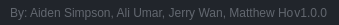
              <widget class="QFrame" name="frame_grip">
               <property name="minimumSize">
                <size>
                 <width>0</width>
                 <height>25</height>
                </size>
               </property>
               <property name="maximumSize">
                <size>
                 <width>16777215</width>
                 <height>25</height>
                </size>
               </property>
               <property name="styleSheet">
                <string notr="true">background-color: rgb(33, 37, 43);</string>
               </property>
               <property name="frameShape">
                <enum>QFrame::NoFrame</enum>
               </property>
               <property name="frameShadow">
                <enum>QFrame::Raised</enum>
               </property>
               <layout class="QHBoxLayout" name="horizontalLayout_6">
                <property name="spacing">
                 <number>0</number>
                </property>
                <property name="leftMargin">
                 <number>0</number>
                </property>
                <property name="topMargin">
                 <number>0</number>
                </property>
                <property name="rightMargin">
                 <number>2</number>
                </property>
                <property name="bottomMargin">
                 <number>0</number>
                </property>
                <item>
                 <widget class="QFrame" name="frame_label_bottom">
                  <property name="frameShape">
                   <enum>QFrame::NoFrame</enum>
                  </property>
                  <property name="frameShadow">
                   <enum>QFrame::Raised</enum>
                  </property>
                  <layout class="QHBoxLayout" name="horizontalLayout_7">
                   <property name="spacing">
                    <number>0</number>
                   </property>
                   <property name="leftMargin">
                    <number>10</number>
                   </property>
                   <property name="topMargin">
                    <number>0</number>
                   </property>
                   <property name="rightMargin">
                    <number>10</number>
                   </property>
                   <property name="bottomMargin">
                    <number>0</number>
                   </property>
                   <item>
                    <widget class="QLabel" name="label_credits">
                     <property name="font">
                      <font>
                       <family>Segoe UI</family>
                      </font>
                     </property>
                     <property name="styleSheet">
                      <string notr="true">color: rgb(98, 103, 111);</string>
                     </property>
                     <property name="text">
                      <string>By: Aiden Simpson, Ali Umar, Jerry Wan, Matthew Ho</string>
                     </property>
                    </widget>
                   </item>
                   <item>
                    <widget class="QLabel" name="label_version">
                     <property name="maximumSize">
                      <size>
                       <width>100</width>
                       <height>16777215</height>
                      </size>
                     </property>
                     <property name="font">
                      <font>
                       <family>Segoe UI</family>
                      </font>
                     </property>
                     <property name="styleSheet">
                      <string notr="true">color: rgb(98, 103, 111);</string>
                     </property>
                     <property name="text">
                      <string>v1.0.0</string>
                     </property>
                     <property name="alignment">
                      <set>Qt::AlignRight|Qt::AlignTrailing|Qt::AlignVCenter</set>
                     </property>
                    </widget>
                   </item>
                  </layout>
                 </widget>
                </item>
                <item>
                 <widget class="QFrame" name="frame_size_grip">
                  <property name="maximumSize">
                   <size>
                    <width>20</width>
                    <height>20</height>
                   </size>
                  </property>
                  <property name="styleSheet">
                   <string notr="true">QSizeGrip {
	background-image: url(:/16x16/icons/16x16/cil-size-grip.png);
	background-position: center;
	background-repeat: no-reperat;
}</string>
                  </property>
                  <property name="frameShape">
                   <enum>QFrame::NoFrame</enum>
                  </property>
                  <property name="frameShadow">
                   <enum>QFrame::Raised</enum>
                  </property>
                 </widget>
                </item>
               </layout>
              </widget>
